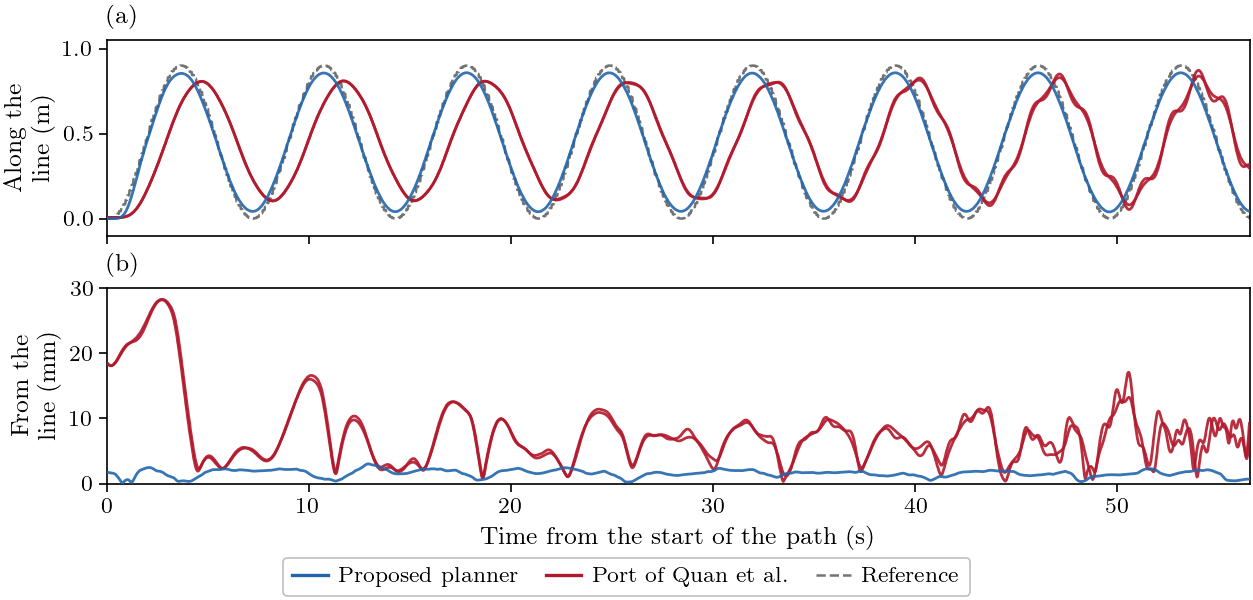

Write the Python code that produced this figure.
#!/usr/bin/env python3
"""fig:res_compare, redrawn 2 Nov as error over time (Wesley 2 Nov: the u-plot was too messy).

One message: on the 0.4 m/s line the proposed planner follows the reference along the line and stays within a few mm of
it, while the port of Quan et al. lags, stops short of the ends and wanders off the line. (a) the ring's position along
the line against time, with the reference dashed; (b) the ring's distance from the line against time. Time from the
path's start. Runs: the planner R2737 (the table's run), the port R2689 and R2690 (search's best gains). Data and
windows exactly as review_2026-10-23/fig_c_line.py (tools/c_metrics.py scoring), plotted against time instead.
"""
import os
import sys

import numpy as np
import pandas as pd

HERE = os.path.dirname(os.path.abspath(__file__))
sys.path.insert(0, os.path.join(HERE, '..', 'review_2026-10-23'))
import review_style as S  # noqa: E402
import c_metrics as C  # noqa: E402
import metrics as M  # noqa: E402

OURS, NET = ('R2737',), ('R2689', 'R2690')


def line_run(rid):
    d = C.run_dirs([rid])[0]
    s = C.score(d)
    run = pd.read_csv(os.path.join(d, 'logs', 'run.csv')).drop_duplicates('t').reset_index(drop=True)
    p = C.planner_params(d)
    t = run.t.to_numpy()
    ref = run[['payload_ref_x', 'payload_ref_y', 'payload_ref_z']].to_numpy()
    act = run[['payload_x', 'payload_y', 'payload_z']].to_numpy()
    ev = M.read_event_list(d)
    t_p0 = C._first(ev, 'PATH_START')
    t_at = min(s['t_handover'], t_p0)
    sel = (t >= t_at - 1.0) & (t < t_at)
    tgt0 = np.nanmedian(ref[sel][-5:], axis=0)
    own0 = np.array([float(np.interp(t_p0, t, ref[:, c])) for c in range(3)])
    off = own0 - tgt0
    x0, dist = own0[0] - off[0], float(p.get('traj_distance', 1.0))
    cf = M.segment_error(act, x0, x0 + dist, ref[:, 1] - off[1], ref[:, 2] - off[2], past_end=False)
    w0, w1 = s['window']
    win = (t >= w0) & (t <= w1)
    return t[win] - t_p0, act[win, 0] - x0, ref[win, 0] - off[0] - x0, cf[win], dist


def main():
    S.setup()
    fig = S.figure('full', 3.0)
    axs = fig.subplots(2, 1, sharex=True)
    tmax = 0
    for rids, col in ((NET, S.RED), (OURS, S.BLUE)):
        for k, rid in enumerate(rids):
            tt, u, uref, e, dist = line_run(rid)
            if rid == OURS[0]:
                axs[0].plot(tt, uref, color='0.45', lw=0.9, ls='--', zorder=1)
            axs[0].plot(tt, u, color=col, lw=1.0, alpha=0.9, zorder=3)
            axs[1].plot(tt, 1000 * e, color=col, lw=1.0, alpha=0.9, zorder=3)
            tmax = max(tmax, tt.max())
            print(rid, f'{tt.min():.1f}..{tt.max():.1f} s, cf rms {1000*np.sqrt(np.mean(e**2)):.1f} mm')
    axs[0].set_ylabel('Along the\nline (m)')
    axs[1].set_ylabel('From the\nline (mm)')
    axs[1].set_xlabel('Time from the start of the path (s)')
    axs[1].set_xlim(0, min(tmax, 60))
    axs[1].set_ylim(0, 30)
    axs[0].set_ylim(-0.1, dist + 0.15)
    S.ps.panel_label(axs[0], 'a')
    S.ps.panel_label(axs[1], 'b')
    import matplotlib.lines as ml
    h = [ml.Line2D([], [], color=S.BLUE, lw=1.2), ml.Line2D([], [], color=S.RED, lw=1.2),
         ml.Line2D([], [], color='0.45', lw=0.9, ls='--')]
    S.ps.legend_below(fig, h, ["Proposed planner", 'Port of Quan et al.', 'Reference'], ncol=3)
    fig.savefig(os.path.join(HERE, 'fig_c_time.pdf'))
    fig.savefig(os.path.join(HERE, 'fig_c_time.png'), dpi=200)


if __name__ == '__main__':
    main()
